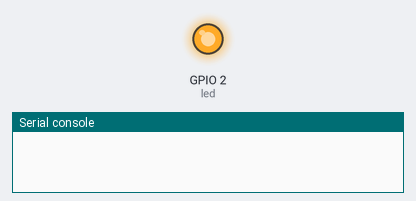
This program was run on a simulated ESP32 board running MicroPython. Parts: output pins drawn as LEDs (lit = HIGH), the last lines printed to the serial console. Deep sleep restarts the program when it ends.

Above: at 0.5 s.
At 9.1 s:
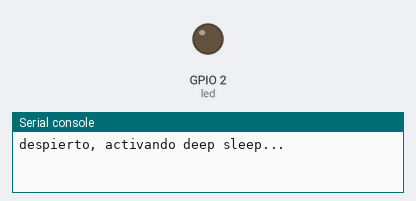
Timing chart, 0 to 22.5 s (numbered marks = the images above):
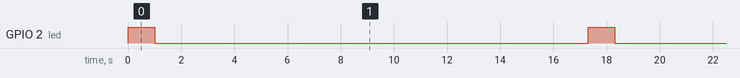

Measured:
- by itself, GPIO 2 (led): alternates HIGH for 1.0 s and LOW for 16.3 s

The program:

main.py
```python
from machine import deepsleep
from machine import Pin
from time import sleep

led = Pin(2, Pin.OUT)

# parpadear
led.value(1)
sleep(1)
led.value(0)
sleep(1)

# esperando para que se establezca una conexion serial
sleep(5)

print("despierto, activando deep sleep...")

# deep sleep por 10 segundos (10000 mili)
deepsleep(10000)
```
